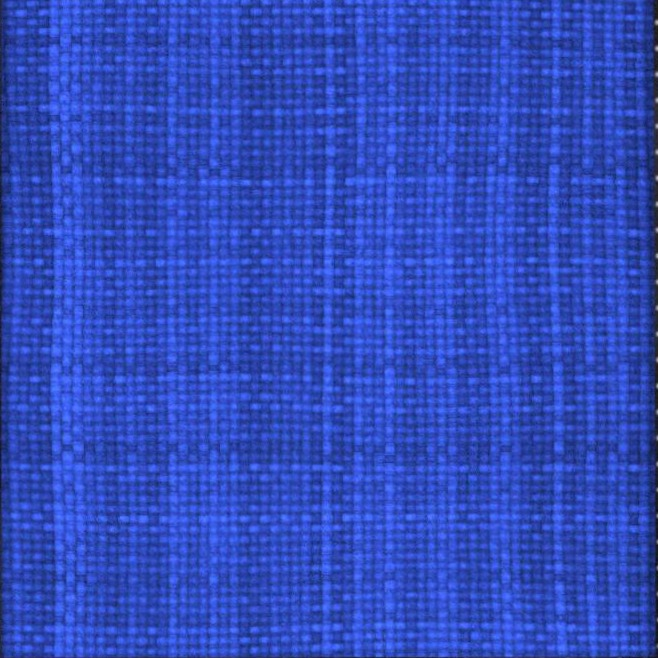
#> input picture annotation_tool/demo/data/crops/801.jpg, 658 x 658 px
$ python -i run_pipeline.py   (imports and definitions only)   (older library calls are emulated)
#> lines starting #> are read from the running program, lines starting #| are printed output that depends on the picture; after the words box and inside, x2 and y2 are one past the last pixel; in counts of white or black regions, pixels touching at a corner belong together
#> further down, picture is the input picture: shape (658, 658, 3); mean B, G, R 188.6, 75.1, 47.8
"""
run_pipeline.py -- FAITHFUL baseline harness for the legacy IIT-M "Textile Quality Analysis"
warp/weft counting pipeline, evaluated on the 20 ground-truth images in
"$PICKGLASS_LEGACY_ROOT/FR-final attempt/images/".

Nothing here re-tunes or improves the algorithm. Source files are only READ.

Pipeline reproduced (see fidelity notes in the docstrings below):

  [segmentation]  The final counting code (TQA/doc3.py) was run on PRE-CROPPED fabric
                  images (TQA/images f1..f23 = TQA/croppedimages.zip, no resize, doc3.py
                  L6-9 + comment L18 "Assume the center of image always contains fabric").
                  The FR-final ground-truth images a1..r10 are likewise already cropped to
                  the 1-inch pick-glass window, so the PRIMARY variant ("precropped") feeds
                  them straight into doc3.  A SECONDARY variant ("seg_final") first runs the
                  extracted notebook segmentation (seg_final.segment) and feeds its crop to doc3.

  [dot map]       TQA/doc3.py L9-L88, transcribed line by line (same NumPy-1.x uint8
                  semantics, same OpenCV calls / parameters; only GUI calls dropped).

  [count]         TQA/count.py L5-L12 (row y=0, `img[y,x]-img[y,x-1]==255` on uint8 of the
                  JPEG-reloaded 80x80 dot map) -> "warp".  count.py has no weft pass; the
                  report says counting is done "row and column wise", so weft = the same
                  test mirrored to column x=0.

  [per inch]      count.py counts over the 80-px width of the dot map (doc3 k=40 crop).
                  GT is threads in the 1-inch window; the project itself treated a whole
                  FR image as the 1-inch window (test.py / manual.py count across the full
                  image and the xlsx compares that directly with GT).  So
                  warp_per_inch = warp80 * W_img/80,  weft_per_inch = weft80 * H_img/80.

Usage (venv):
  venv/bin/python run_pipeline.py                      # both variants, seed 0, + seed sweep
  venv/bin/python run_pipeline.py --variants precropped --seed-sweep 0
"""
import argparse
import contextlib
import csv
import datetime as _dt
import io
import json
import os
import re
import sys
import time
import warnings

import cv2
import numpy as np

# [2 lines not run here, left out]
from scipy.ndimage import interpolation as inter  # noqa: E402  (doc3.py L3, still present in SciPy 1.x)

import openpyxl  # noqa: E402

HERE = os.path.dirname(os.path.abspath(__file__))
sys.path.insert(0, HERE)
import seg_final  # noqa: E402

FA = (os.environ.get("PICKGLASS_LEGACY_ROOT") or os.path.join(os.path.join(os.path.dirname(os.path.abspath(__file__)), "..", ".."), "data", "legacy2019"))
DEF_IMAGES = os.path.join(FA, "FR-final attempt", "images")
DEF_GT = os.path.join(FA, "Warp-Weft count.xlsx")
DEF_GT2 = os.path.join(FA, "FR-final attempt", "Warp-Weft count.xlsx")
TQA = os.path.join(FA, "TQA")
ORDER = [f"a{i}" for i in range(1, 11)] + [f"r{i}" for i in range(1, 11)]


# =====================================================================================
# 1. TQA/doc3.py  (dot-map generation) -- transcribed verbatim, line numbers in comments
# =====================================================================================
def doc3_dotmap(img):
    """Body of the doc3.py for-loop for ONE image (L9-L85). `img` is BGR uint8 as from
    cv2.imread (doc3 L8, no resize). Returns dict with `final` (80x80 uint8, L85), the
    full-frame binary map (L84), best rotation angle, k-means centres and printed line.
    Deviations: imshow/waitKey dropped (headless); the L84 C argument is wrapped in float()
    because OpenCV 4.11 does not accept a 1-element ndarray there (same value)."""
    imgray = cv2.cvtColor(img, cv2.COLOR_BGR2GRAY)                                      # L9
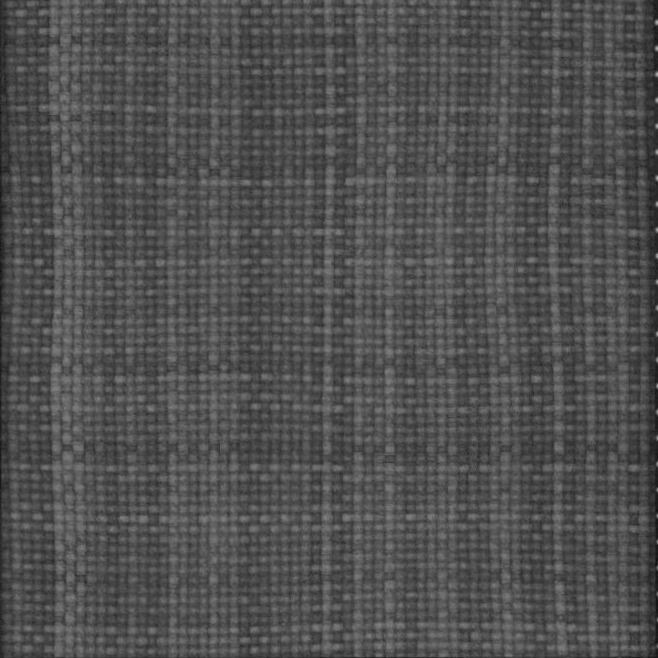
#> imgray: shape (658, 658); min 15, max 177, mean 79.9
    thresh = cv2.adaptiveThreshold(imgray, 1, cv2.ADAPTIVE_THRESH_GAUSSIAN_C,
                                   cv2.THRESH_BINARY, 21, 0)                             # L12
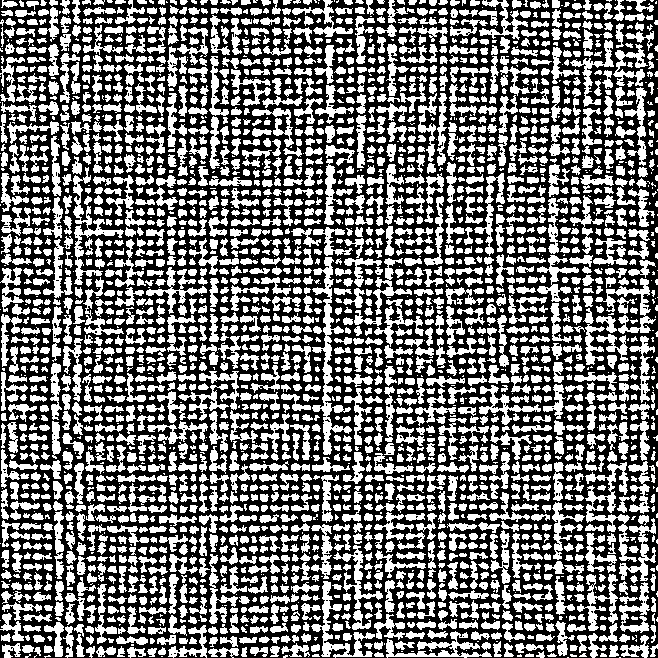
#> thresh: shape (658, 658); values 0 (black) and 1 (white), 45.8% white; 2808 white regions (639 under 20 px), largest, box (x1, y1, x2, y2) and area: (312, 257, 352, 455) 1796, (585, 462, 637, 562) 1392, (73, 167, 124, 285) 1151
    thresh = cv2.blur(thresh, (3, 3))                                                    # L13
#> thresh: shape (658, 658); values 0 (black) and 1 (white), 44.3% white; 2339 white regions (234 under 20 px), largest, box (x1, y1, x2, y2) and area: (292, 227, 352, 455) 2283, (312, 581, 405, 658) 1440, (596, 278, 655, 334) 1022
    k = 40                                                                               # L19
    h, w = thresh.shape                                                                  # L20
    filter = thresh[int(h / 2 - k):int(h / 2 + k), int(w / 2 - k):int(w / 2 + k)]      # L22
#> filter: shape (80, 80); values 0 (black) and 1 (white), 44.7% white; 50 white regions (18 under 20 px), largest, box (x1, y1, x2, y2) and area: (24, 0, 45, 80) 669, (54, 21, 80, 47) 228, (3, 56, 22, 80) 176
    filter = 2 * filter - 1          # L24  (uint8: 0 -> 255 wrap, 1 -> 1)
    filter = filter * 255 / (4 * k * k)   # L25  (uint8 *255 wraps: 255->1, 1->255; then /6400)
    filteri = filter * -1                                                                # L26
    thresh = thresh * 2 - np.ones(np.shape(thresh))                                     # L28 (float64 +-1)
    filtered_img = cv2.filter2D(thresh, cv2.CV_8UC3, filter)                             # L31
    filtered_imgi = cv2.filter2D(thresh, cv2.CV_8UC3, filteri)                           # L32
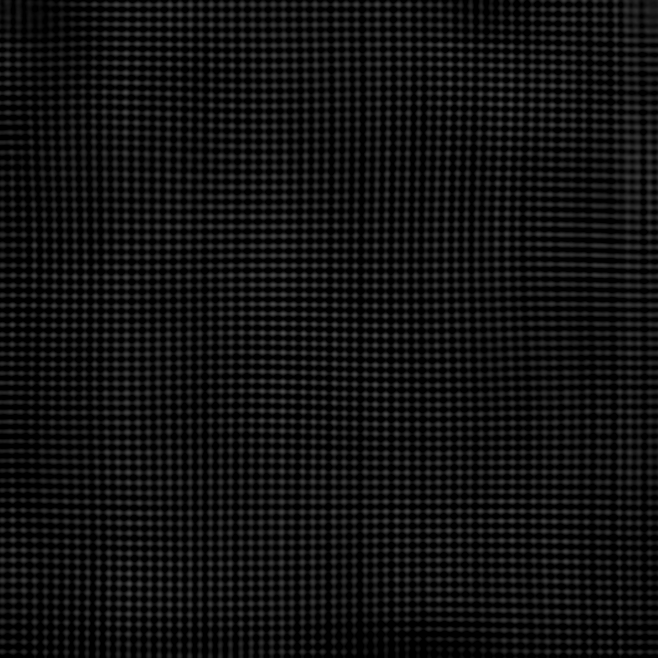
#> filtered_imgi: shape (658, 658); min 0, max 78, mean 17.3
    filtered_img = cv2.subtract(filtered_img, filtered_imgi)                             # L33

    def find_score(img, angle):                                                          # L36
        data = inter.rotate(img, angle, reshape=False, order=0)                          # L37
        hist = np.sum(data, axis=1)                                                      # L38
        score = np.sum((hist[1:] - hist[:-1]) ** 2)                                      # L39
        return hist, score                                                               # L40

    inc = 1                                                                              # L42
    max_angle = 10                                                                       # L43
    angles = range(-max_angle, max_angle, inc)                                           # L44
    scores = []                                                                          # L45
    for angle in angles:                                                                 # L47
        hist, score = find_score(filtered_img, angle)                                    # L48
        scores.append(score)                                                             # L49
#> this loop made 20 passes
#> score on passes 1 to 8: 4523887, 5234045, 5381297, 6979495, 7299620, 8082094, 13050961, 18261479
#> pass 1, in find_score, `data = inter.rotate(img, angle, reshape=False, order=0)`:
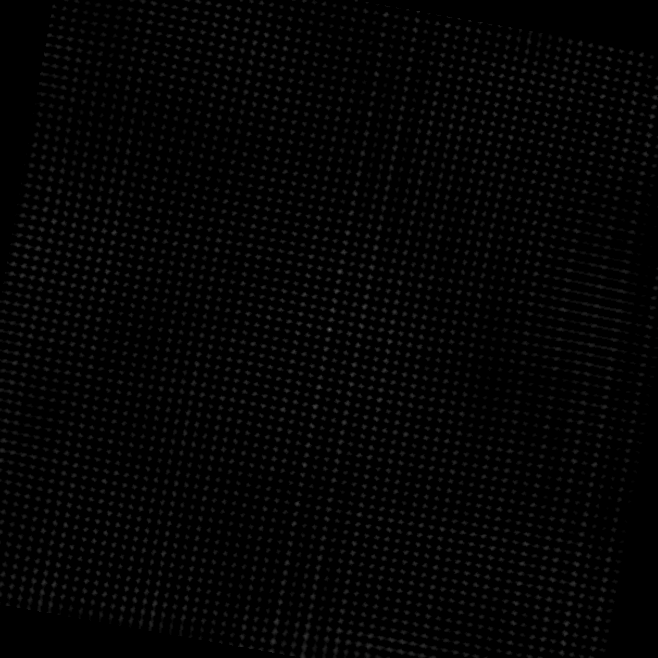
#> data: shape (658, 658); min 0, max 114, mean 4.1
#> after the loop, scores = [4523887, 5234045, 5381297, 6979495, 7299620, 8082094, 13050961, 18261479, 83822849, 225452393, 1646339832, 592137044, 417265599, 36323169, 25917672, 11786084, 10155838, 10221641, 6275400, 5458358]
    best_score = max(scores)                                                             # L51
#> best_score = 1646339832
    best_angle = angles[scores.index(best_score)]                                        # L52
#> best_angle = 0
    filtered_img = inter.rotate(filtered_img, best_angle, reshape=False, order=0)        # L54
    kernel = np.ones((3, 3), np.uint8)                                                   # L57
    filtered_img2 = filtered_img                                                         # L59
    filtered_img2 = filtered_img2 - cv2.blur(filtered_img2, (51, 51)) + 125              # L61 (uint8 wrap)
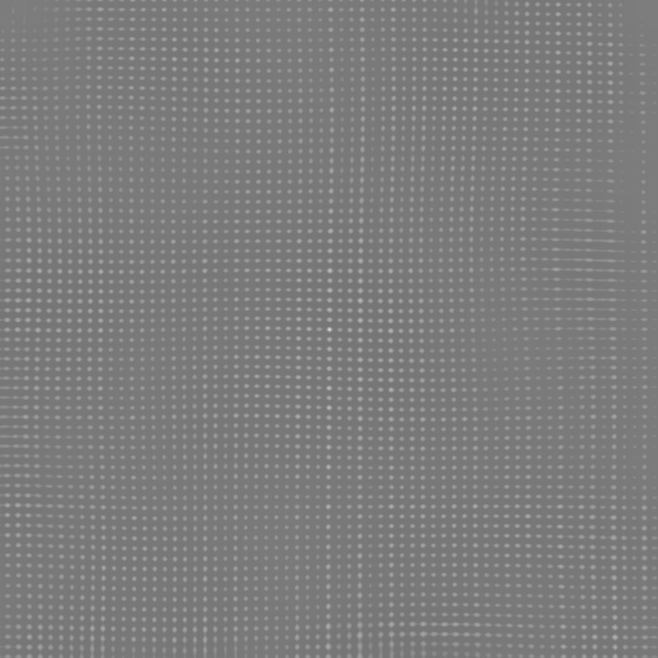
#> filtered_img2: shape (658, 658); min 117, max 233, mean 125
    filtered_img = cv2.dilate(filtered_img, kernel, iterations=1)                        # L63
    Z = filtered_img2.reshape((-1, 1))                                                   # L65
    Z = np.float32(Z)                                                                    # L67
    criteria = (cv2.TERM_CRITERIA_EPS + cv2.TERM_CRITERIA_MAX_ITER, 10, 1.0)             # L69
    K = 3                                                                                # L70
    ret, label, center = cv2.kmeans(Z, K, None, criteria, 10, cv2.KMEANS_RANDOM_CENTERS)  # L71
#> ret = 3071878.5; center = [150.6, 121, 135.5]
    for i in range(3):                                                                   # L73
        if (np.max(center) == center[i]):                                                # L74
            a = i                                                                        # L75
        elif (np.min(center) == center[i]):                                              # L76
            c = i                                                                        # L77
        else:                                                                            # L78
            b = i                                                                        # L79
    printed = f"{center[a]} {center[b]} {center[c]}"                                     # L80 (print)
#> printed = '[150.56297] [135.4722] [121.04973]'
    centers_abc = (float(center[a][0]), float(center[b][0]), float(center[c][0]))
#> centers_abc = (150.6, 135.5, 121)
    if (center[b] < 128):                                                                # L81
        b = a                                                                            # L82
    C = float(-np.abs(center[c] - center[b]) * 1.3 / 2)
#> C = -9.37
    filtered_img = cv2.adaptiveThreshold(filtered_img, 255, cv2.ADAPTIVE_THRESH_GAUSSIAN_C,
                                         cv2.THRESH_BINARY, 51, C)                       # L84
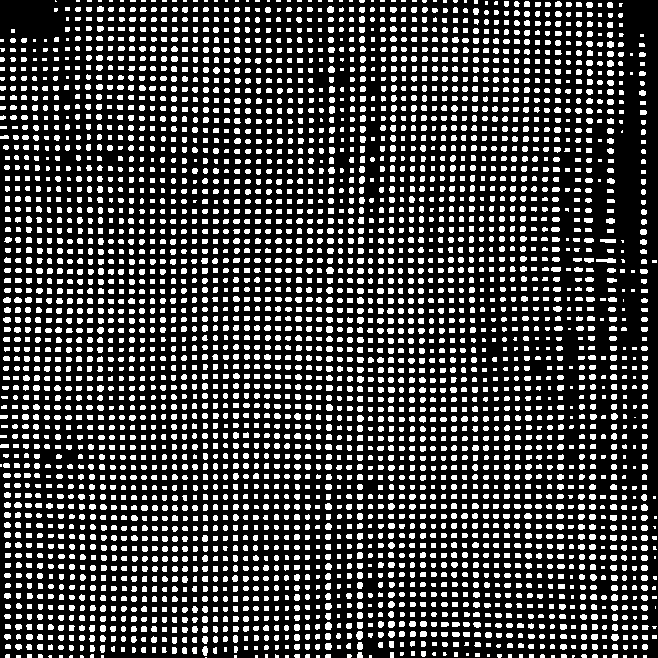
#> filtered_img: shape (658, 658); 25.1% white; 4025 white regions (437 under 20 px), largest, box (x1, y1, x2, y2) and area: (596, 258, 616, 263) 74, (600, 239, 616, 243) 59, (356, 631, 363, 640) 51
    final = filtered_img[int(h / 2 - k):int(h / 2 + k), int(w / 2 - k):int(w / 2 + k)]  # L85
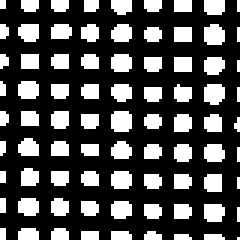
#> final: shape (80, 80) (shown 3 times larger); 31% white; 81 white regions (23 under 20 px), largest, box (x1, y1, x2, y2) and area: (37, 37, 44, 44) 45, (68, 8, 75, 15) 42, (68, 28, 75, 35) 42
    return {"final": final, "fullmap": filtered_img, "best_angle": int(best_angle),
            "centers_abc": centers_abc, "C": C, "printed": printed}


# =====================================================================================
# 2. TQA/count.py  (counting) -- verbatim, plus the column mirror for weft
# =====================================================================================
# [396 lines left out: functions count_py_warp, count_py_weft_mirror, diag_rising_edges, _parse_count, _parse_weave, load_gt and 8 more, not called in this run]


# [2 lines not run here, left out]

>>> import cv2
>>> picture = cv2.imread('../../annotation_tool/demo/data/crops/801.jpg')
>>> result = doc3_dotmap(picture)
#> result = 6 items

$ run again, on annotation_tool/demo/data/crops_enh/802.jpg
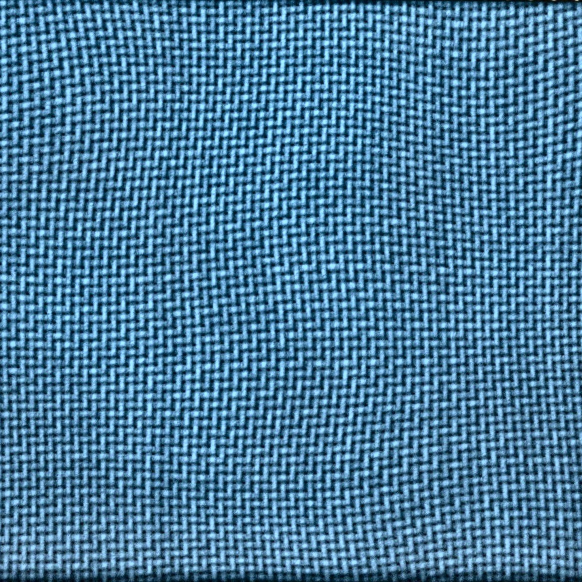
#> input picture annotation_tool/demo/data/crops_enh/802.jpg, 1164 x 1164 px (shown at 1/2 size)
#> picture is the input picture: shape (1164, 1164, 3); mean B, G, R 155.6, 122.3, 72.2
#> in doc3_dotmap, `thresh = cv2.adaptiveThreshold(imgray, 1, cv2.ADAPTIVE_THRESH_GAUSSIAN..`:
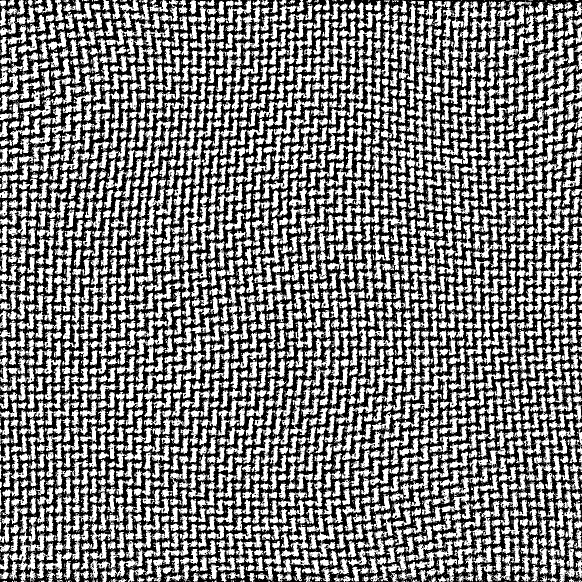
#> thresh: shape (1164, 1164) (shown at 1/2 size); values 0 (black) and 1 (white), 49% white; 5262 white regions (3487 under 20 px), largest, box (x1, y1, x2, y2) and area: (270, 167, 360, 335) 3478, (0, 1031, 74, 1164) 2938, (994, 46, 1089, 134) 2546
#> filteri: shape (80, 80) float64; values -0.0398 (black) and -0.000156 (white), 54.3% white; 17 black regions (5 under 20 px), largest, box (x1, y1, x2, y2) and area: (46, 40, 80, 80) 689, (0, 7, 20, 41) 364, (26, 24, 41, 57) 325
#> the loop in doc3_dotmap, `for angle in angles:` made 20 passes
#> score on passes 1 to 8: 20808389, 22972327, 34863567, 57594738, 109902750, 236737083, 454712780, 354460543
#> after the loop in doc3_dotmap, `for angle in angles:`: scores = [20808389, 22972327, 34863567, 57594738, 109902750, 236737083, 454712780, 354460543, 510004772, 338188758, 345854629, 192733007, 73418764, 81145735, 47851846, 22946462, 15130718, 12147887, 9364018, 9468333]
#> best_score = 510004772
#> best_angle = -2
#> ret = 21428360.1; center = [153.4, 135.7, 118.6]
#> printed = '[153.37146] [135.73688] [118.55185]'
#> centers_abc = (153.4, 135.7, 118.6)
#> C = -11.17
#> in doc3_dotmap, `final = filtered_img[int(h / 2 - k):int(h / 2 + k), int(w / 2 - k):int..`:
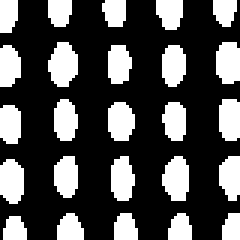
#> final: shape (80, 80) (shown 3 times larger); 31.3% white; 25 white regions, largest, box (x1, y1, x2, y2) and area: (16, 14, 26, 29) 113, (54, 52, 63, 67) 106, (0, 53, 8, 68) 101
#> result = 6 items
